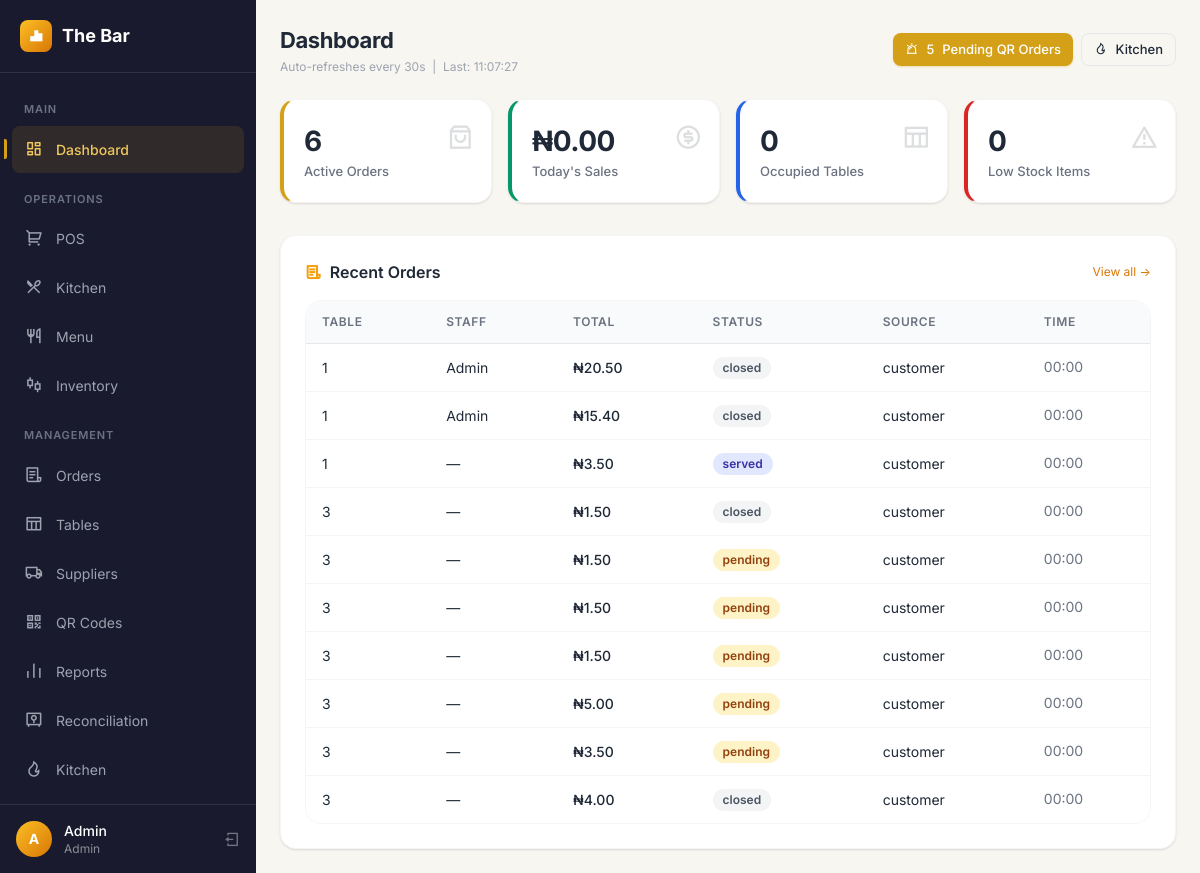
The app's page / (signed in) with its own data.
### tables this page shows
CREATE TABLE IF NOT EXISTS bar_orders (
    id INT UNSIGNED AUTO_INCREMENT PRIMARY KEY,
    table_id INT UNSIGNED NOT NULL,
    user_id INT UNSIGNED DEFAULT NULL,
    status ENUM('pending','accepted','ready','served','closed') NOT NULL DEFAULT 'pending',
    source ENUM('staff','customer') NOT NULL DEFAULT 'staff',
    customer_session VARCHAR(64) DEFAULT NULL,
    payment_method ENUM('cash','pos','card','online') NOT NULL DEFAULT 'cash',
    total DECIMAL(10,2) NOT NULL DEFAULT 0.00,
    paid TINYINT(1) NOT NULL DEFAULT 0,
    created_at TIMESTAMP DEFAULT CURRENT_TIMESTAMP,
    closed_at TIMESTAMP NULL DEFAULT NULL,
    served_at TIMESTAMP NULL DEFAULT NULL,
    FOREIGN KEY (table_id) REFERENCES bar_tables(id),
    FOREIGN KEY (user_id) REFERENCES bar_users(id)
);

CREATE TABLE IF NOT EXISTS bar_tables (
    id INT UNSIGNED AUTO_INCREMENT PRIMARY KEY,
    number INT NOT NULL UNIQUE,
    capacity INT NOT NULL DEFAULT 2,
    status ENUM('free','occupied','reserved') NOT NULL DEFAULT 'free',
    qr_token VARCHAR(36) NOT NULL UNIQUE,
    active TINYINT(1) NOT NULL DEFAULT 1
);

CREATE TABLE IF NOT EXISTS bar_users (
    id INT UNSIGNED AUTO_INCREMENT PRIMARY KEY,
    name VARCHAR(100) NOT NULL,
    email VARCHAR(100) NOT NULL UNIQUE,
    password VARCHAR(255) NOT NULL,
    role_id INT UNSIGNED NOT NULL,
    active TINYINT(1) NOT NULL DEFAULT 1,
    created_at TIMESTAMP DEFAULT CURRENT_TIMESTAMP,
    FOREIGN KEY (role_id) REFERENCES bar_roles(id)
);

### index.php (called while the page is built, shortened)
<?php
$page = $_GET['page'] ?? 'dashboard';
$allowedPages = [
    'dashboard'         => __DIR__ . '/pages/dashboard.php',
    'pos'               => __DIR__ . '/pages/pos.php',
    'menu'              => __DIR__ . '/pages/menu.php',
    'tables'            => __DIR__ . '/pages/tables.php',
    'qr-codes'          => __DIR__ . '/pages/qr-codes.php',
    'orders'            => __DIR__ . '/pages/orders.php',
    'inventory'         => __DIR__ . '/pages/inventory.php',
    'inventory-mapping' => __DIR__ . '/pages/inventory-mapping.php',
    'suppliers'         => __DIR__ . '/pages/suppliers.php',
    'staff'             => __DIR__ . '/pages/staff.php',
    'reports'           => __DIR__ . '/pages/reports.php',
    'reconciliation'    => __DIR__ . '/pages/reconciliation.php',
    'kitchen'           => __DIR__ . '/pages/kitchen.php',
    'audit-log'         => __DIR__ . '/pages/audit-log.php',
    'settings'          => __DIR__ . '/pages/settings.php',
];
$file = $allowedPages[$page] ?? __DIR__ . '/pages/dashboard.php';
require __DIR__ . '/includes/header.php';
require $file;
require __DIR__ . '/includes/footer.php';

### includes/db.php (called while the page is built, shortened)
<?php
function db(): PDO {
    static $pdo = null;
    if ($pdo === null) {
        $config = require __DIR__ . '/../config/database.php';
        try {
            $dsn = "mysql:host={$config['host']};dbname={$config['dbname']};charset={$config['charset']}";
            $pdo = new PDO($dsn, $config['username'], $config['password'], [
                PDO::ATTR_ERRMODE            => PDO::ERRMODE_EXCEPTION,
                PDO::ATTR_DEFAULT_FETCH_MODE => PDO::FETCH_ASSOC,
                PDO::ATTR_EMULATE_PREPARES   => false,
            ]);
        } catch (PDOException $e) {
            die('Database connection failed: ' . $e->getMessage());
        }
    }
    return $pdo;
}

### includes/functions.php (called while the page is built, shortened)
<?php
require_once __DIR__ . '/db.php';
function e($value): string {
    return htmlspecialchars((string)$value, ENT_QUOTES, 'UTF-8');
}
function money($amount): string {
    return '₦' . number_format((float)$amount, 2);
}

### pages/dashboard.php (the view, shortened to what this page needs)
<?php
require_once __DIR__ . '/../includes/functions.php';
$activeCount   = (int)db()->query("SELECT COUNT(*) FROM bar_orders WHERE status NOT IN ('closed')")->fetchColumn();
$pendingCust   = (int)db()->query("SELECT COUNT(*) FROM bar_orders WHERE status = 'pending' AND source = 'customer'")->fetchColumn();
$todayTotal    = (float)db()->query("SELECT COALESCE(SUM(amount),0) FROM bar_payments WHERE DATE(created_at) = CURDATE()")->fetchColumn();
$lowCount      = (int)db()->query("SELECT COUNT(*) FROM bar_inventory WHERE quantity <= low_stock_threshold")->fetchColumn();
$occupiedCount = (int)db()->query("SELECT COUNT(*) FROM bar_tables WHERE status = 'occupied'")->fetchColumn();
$recentOrders = db()->query("
    SELECT o.*, t.number AS table_number, u.name AS staff_name
    FROM bar_orders o
    LEFT JOIN bar_tables t ON t.id = o.table_id
    LEFT JOIN bar_users u ON u.id = o.user_id
    ORDER BY o.created_at DESC LIMIT 10
")->fetchAll();
?>
<div class="p-4 md:p-6">
    <div class="page-header">
        <div>
            <h2 class="page-title">Dashboard</h2>
            <p class="text-xs text-gray-400 mt-0.5">
                Auto-refreshes every 30s &nbsp;|&nbsp; Last: <span id="lastUpdate"><?= date('H:i:s') ?></span>
            </p>
        </div>
        <div class="flex gap-2">
            <?php if ($pendingCust > 0): ?>
            <a href="/bar/pages/pos.php" class="btn btn-accent btn-sm" id="pendingBadge">
                <i class="ri-alarm-warning-line"></i>
                <span id="pendingCount"><?= $pendingCust ?></span> Pending QR Order<?= $pendingCust !== 1 ? 's' : '' ?>
            </a>
            <?php endif; ?>
            <a href="/bar/pages/kitchen.php" class="btn btn-outline btn-sm">
                <i class="ri-fire-line"></i> Kitchen
            </a>
        </div>
    </div>
    <div class="stats-grid">
        <div class="stat-card border-accent">
            <i class="ri-shopping-bag-3-line stat-icon"></i>
            <p class="stat-value" id="stat-active"><?= $activeCount ?></p>
            <p class="stat-label">Active Orders</p>
        </div>
        <div class="stat-card border-success">
            <i class="ri-money-dollar-circle-line stat-icon"></i>
            <p class="stat-value" id="stat-sales"><?= money($todayTotal) ?></p>
            <p class="stat-label">Today's Sales</p>
        </div>
        <div class="stat-card border-info">
            <i class="ri-table-line stat-icon"></i>
            <p class="stat-value" id="stat-tables"><?= $occupiedCount ?></p>
            <p class="stat-label">Occupied Tables</p>
        </div>
        <div class="stat-card border-danger">
            <i class="ri-alert-line stat-icon"></i>
            <p class="stat-value" id="stat-lowstock"><?= $lowCount ?></p>
            <p class="stat-label">Low Stock Items</p>
        </div>
    </div>
    <div class="card">
        <div class="flex items-center justify-between mb-4">
            <h3 class="font-semibold"><i class="ri-file-list-3-line text-amber-500 mr-1"></i> Recent Orders</h3>
            <a href="/bar/pages/orders.php" class="text-xs text-amber-600 hover:underline">View all →</a>
        </div>
        <?php if (empty($recentOrders)): ?>
        <div class="empty-state"><i class="ri-file-list-3-line"></i><p>No orders yet.</p></div>
        <?php else: ?>
        <div class="table-wrap">
            <table>
                <thead>
                    <tr><th>Table</th><th>Staff</th><th>Total</th><th>Status</th><th>Source</th><th>Time</th></tr>
                </thead>
                <tbody>
                    <?php foreach ($recentOrders as $o): ?>
                    <tr>
                        <td><?= e($o['table_number']) ?></td>
                        <td><?= e($o['staff_name'] ?? '—') ?></td>
                        <td class="font-medium"><?= money($o['total']) ?></td>
                        <td><span class="badge badge-<?= e($o['status']) ?>"><?= e($o['status']) ?></span></td>
                        <td><?= e($o['source']) ?></td>
                        <td class="text-sm text-gray-500"><?= date('H:i', strtotime($o['created_at'])) ?></td>
                    </tr>
                    <?php endforeach; ?>
                </tbody>
            </table>
        </div>
        <?php endif; ?>
    </div>
</div>

### public/css/style.css (style rules this page uses)
:root { --primary: #1a1a2e; --primary-light: #16213e; --accent: #d4a017; --accent-light: #f0c75e; --accent-dark: #b8860b; --success: #059669; --danger: #dc2626; --info: #2563eb; --warn: #d97706; --surface: #ffffff; --bg: #f8f6f1; --text: #1f2937; --text-muted: #6b7280; --border: #e5e7eb; --radius: 0.75rem; --radius-lg: 1rem; --shadow-sm: 0 1px 2px rgba(0,0,0,0.05); --shadow: 0 1px 3px rgba(0,0,0,0.08), 0 1px 2px rgba(0,0,0,0.06); --shadow-md: 0 4px 6px -1px rgba(0,0,0,0.07), 0 2px 4px -1px rgba(0,0,0,0.04); --shadow-lg: 0 10px 25px -3px rgba(0,0,0,0.08), 0 4px 10px -2px rgba(0,0,0,0.04); --transition: 0.2s cubic-bezier(0.4, 0, 0.2, 1); }
body { font-family: 'Inter Variable', -apple-system, BlinkMacSystemFont, 'Segoe UI', Roboto, sans-serif; color: var(--text); background: var(--bg); -webkit-font-smoothing: antialiased; }
.btn { display: inline-flex; align-items: center; justify-content: center; gap: 0.5rem; padding: 0.5rem 1rem; border-radius: 0.5rem; border: none; cursor: pointer; font-size: 0.875rem; font-weight: 500; transition: all var(--transition); text-decoration: none; line-height: 1.4; }
.btn-accent { background: var(--accent); color: white; box-shadow: 0 1px 2px rgba(212,160,23,0.3); }
.btn-outline { background: transparent; color: var(--text); border: 1px solid var(--border); }
.btn-sm { padding: 0.375rem 0.75rem; font-size: 0.8125rem; }
.card { background: var(--surface); border-radius: var(--radius-lg); box-shadow: var(--shadow); padding: 1.5rem; border: 1px solid rgba(0,0,0,0.04); }
.stat-card { background: var(--surface); border-radius: var(--radius-lg); box-shadow: var(--shadow); padding: 1.25rem; position: relative; overflow: hidden; transition: all var(--transition); border: 1px solid rgba(0,0,0,0.04); }
.stat-card .stat-icon { position: absolute; right: 1rem; top: 1rem; font-size: 1.75rem; opacity: 0.15; }
.stat-card .stat-value { font-size: 1.75rem; font-weight: 700; letter-spacing: -0.02em; }
.stat-card .stat-label { font-size: 0.8125rem; color: var(--text-muted); font-weight: 500; }
.stat-card.border-accent { border-left: 4px solid var(--accent); }
.stat-card.border-success { border-left: 4px solid var(--success); }
.stat-card.border-info { border-left: 4px solid var(--info); }
.stat-card.border-danger { border-left: 4px solid var(--danger); }
.table-wrap { overflow-x: auto; border-radius: var(--radius-lg); border: 1px solid rgba(0,0,0,0.04); }
table { width: 100%; border-collapse: collapse; }
thead { background: #f9fafb; }
th { text-align: left; padding: 0.75rem 1rem; font-weight: 600; color: var(--text-muted); font-size: 0.75rem; text-transform: uppercase; letter-spacing: 0.05em; border-bottom: 1px solid var(--border); }
td { padding: 0.75rem 1rem; border-bottom: 1px solid #f3f4f6; font-size: 0.875rem; }
tr:last-child td { border-bottom: none; }
tbody tr { transition: background var(--transition); }
.badge { display: inline-flex; align-items: center; padding: 0.125rem 0.625rem; border-radius: 9999px; font-size: 0.75rem; font-weight: 600; gap: 0.25rem; }
.badge-pending { background: #fef3c7; color: #92400e; }
.badge-served { background: #e0e7ff; color: #3730a3; }
.badge-closed { background: #f3f4f6; color: #4b5563; }
.page-header { display: flex; align-items: center; justify-content: space-between; margin-bottom: 1.5rem; flex-wrap: wrap; gap: 0.75rem; }
.page-title { font-size: 1.375rem; font-weight: 700; letter-spacing: -0.02em; }
.stats-grid { display: grid; grid-template-columns: repeat(auto-fit, minmax(200px, 1fr)); gap: 1rem; margin-bottom: 2rem; }
.gap-2 { gap: 0.5rem; }

### records on screen
bar_orders: table.number "1", user.name "Admin", total "₦20.50", status "closed", source "customer", created_at "00:00"
bar_orders: table.number "1", user.name "Admin", total "₦15.40", status "closed", source "customer", created_at "00:00"
bar_orders: table.number "1", staff_name "—", total "₦3.50", status "served", source "customer", created_at "00:00"
bar_orders: table.number "3", staff_name "—", total "₦1.50", status "closed", source "customer", created_at "00:00"
bar_orders: table.number "3", staff_name "—", total "₦1.50", status "pending", source "customer", created_at "00:00"
bar_orders: table.number "3", staff_name "—", total "₦1.50", status "pending", source "customer", created_at "00:00"
bar_orders: table.number "3", staff_name "—", total "₦1.50", status "pending", source "customer", created_at "00:00"
bar_orders: table.number "3", staff_name "—", total "₦5.00", status "pending", source "customer", created_at "00:00"
bar_orders: table.number "3", staff_name "—", total "₦3.50", status "pending", source "customer", created_at "00:00"
bar_orders: table.number "3", staff_name "—", total "₦4.00", status "closed", source "customer", created_at "00:00"

### other values on screen
getSetting('bar_name', 'The Bar') "The Bar"
substr($_SESSION['user_name'] ?? 'U', 0, 1) "A"
$_SESSION['user_name'] "Admin"
$_SESSION['role'] "Admin"
$pendingCust "5"
$activeCount "6"
money($todayTotal) "₦0.00"
$occupiedCount "0"
$lowCount "0"
